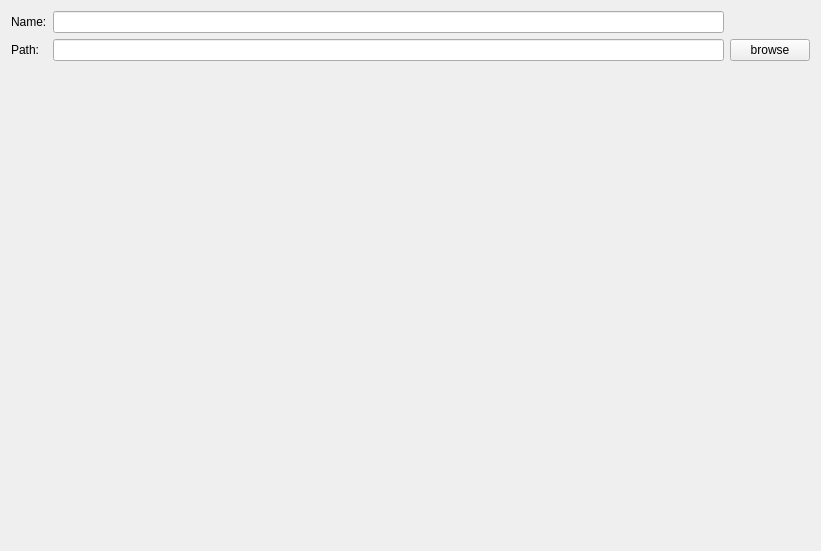
<?xml version="1.0" encoding="UTF-8"?>
<ui version="4.0">
 <class>ProSetPage</class>
 <widget class="QWizardPage" name="ProSetPage">
  <property name="geometry">
   <rect>
    <x>0</x>
    <y>0</y>
    <width>821</width>
    <height>551</height>
   </rect>
  </property>
  <property name="windowTitle">
   <string>WizardPage</string>
  </property>
  <layout class="QGridLayout" name="gridLayout_2">
   <item row="0" column="0">
    <layout class="QGridLayout" name="gridLayout">
     <item row="2" column="0">
      <widget class="QLabel" name="label">
       <property name="text">
        <string>Name:</string>
       </property>
      </widget>
     </item>
     <item row="3" column="2">
      <widget class="QLineEdit" name="lineEdit_2"/>
     </item>
     <item row="3" column="4">
      <widget class="QPushButton" name="pushButton">
       <property name="text">
        <string>browse</string>
       </property>
      </widget>
     </item>
     <item row="2" column="2">
      <widget class="QLineEdit" name="lineEdit"/>
     </item>
     <item row="3" column="0">
      <widget class="QLabel" name="label_2">
       <property name="text">
        <string>Path:</string>
       </property>
      </widget>
     </item>
     <item row="4" column="2">
      <widget class="QLabel" name="tips">
       <property name="text">
        <string/>
       </property>
      </widget>
     </item>
    </layout>
   </item>
  </layout>
 </widget>
 <tabstops>
  <tabstop>lineEdit</tabstop>
  <tabstop>lineEdit_2</tabstop>
  <tabstop>pushButton</tabstop>
 </tabstops>
 <resources/>
 <connections/>
</ui>
